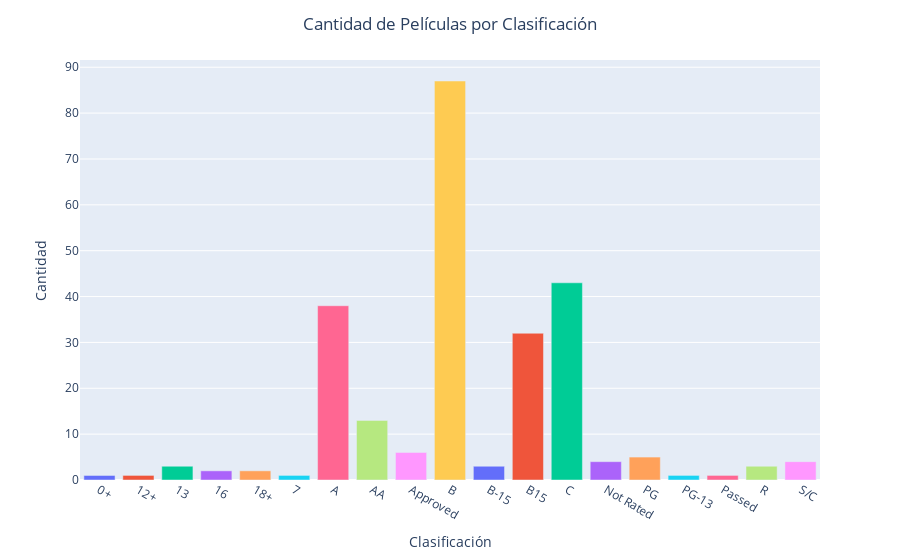

Notebook code for this chart:
### Code cell
# 4: Clasificación de Películas más Común
df_clasificacion_movie = dataset_movies.groupby(by="Clasification Movie",as_index=False,observed=True).size()
# df_clasificacion_movie.head()
bar_plot = px.bar(data_frame=df_clasificacion_movie,x="Clasification Movie",y="size",color="Clasification Movie")
bar_plot.update_layout(
    title = "Cantidad de Películas por Clasificación",
    title_x = 0.5,
    showlegend = False,
    hoverlabel = dict(
        bgcolor = 'blue',
        font_color = "white"
    ),
    xaxis_title = "Clasificación",
    yaxis_title = "Cantidad"
    
)
bar_plot.update_traces(
    hovertemplate = "Cantidad:%{y}<br>Clasificación:%{x}<extra></extra>"
)
bar_plot.show()

### Figure 1 — Plotly figure (JSON) as saved in the notebook; plotly's stock layout.template omitted (floating-point values rounded to 4 significant figures)
{"data": [{"alignmentgroup": "True", "hovertemplate": "Cantidad:%{y}<br>Clasificación:%{x}<extra></extra>", "legendgroup": "0+", "marker": {"color": "#636efa", "pattern": {"shape": ""}}, "name": "0+", "offsetgroup": "0+", "orientation": "v", "showlegend": true, "textposition": "auto", "type": "bar", "x": ["0+"], "xaxis": "x", "y": [1], "yaxis": "y"}, {"alignmentgroup": "True", "hovertemplate": "Cantidad:%{y}<br>Clasificación:%{x}<extra></extra>", "legendgroup": "12+", "marker": {"color": "#EF553B", "pattern": {"shape": ""}}, "name": "12+", "offsetgroup": "12+", "orientation": "v", "showlegend": true, "textposition": "auto", "type": "bar", "x": ["12+"], "xaxis": "x", "y": [1], "yaxis": "y"}, {"alignmentgroup": "True", "hovertemplate": "Cantidad:%{y}<br>Clasificación:%{x}<extra></extra>", "legendgroup": "13", "marker": {"color": "#00cc96", "pattern": {"shape": ""}}, "name": "13", "offsetgroup": "13", "orientation": "v", "showlegend": true, "textposition": "auto", "type": "bar", "x": ["13"], "xaxis": "x", "y": [3], "yaxis": "y"}, {"alignmentgroup": "True", "hovertemplate": "Cantidad:%{y}<br>Clasificación:%{x}<extra></extra>", "legendgroup": "16", "marker": {"color": "#ab63fa", "pattern": {"shape": ""}}, "name": "16", "offsetgroup": "16", "orientation": "v", "showlegend": true, "textposition": "auto", "type": "bar", "x": ["16"], "xaxis": "x", "y": [2], "yaxis": "y"}, {"alignmentgroup": "True", "hovertemplate": "Cantidad:%{y}<br>Clasificación:%{x}<extra></extra>", "legendgroup": "18+", "marker": {"color": "#FFA15A", "pattern": {"shape": ""}}, "name": "18+", "offsetgroup": "18+", "orientation": "v", "showlegend": true, "textposition": "auto", "type": "bar", "x": ["18+"], "xaxis": "x", "y": [2], "yaxis": "y"}, {"alignmentgroup": "True", "hovertemplate": "Cantidad:%{y}<br>Clasificación:%{x}<extra></extra>", "legendgroup": "7", "marker": {"color": "#19d3f3", "pattern": {"shape": ""}}, "name": "7", "offsetgroup": "7", "orientation": "v", "showlegend": true, "textposition": "auto", "type": "bar", "x": ["7"], "xaxis": "x", "y": [1], "yaxis": "y"}, {"alignmentgroup": "True", "hovertemplate": "Cantidad:%{y}<br>Clasificación:%{x}<extra></extra>", "legendgroup": "A", "marker": {"color": "#FF6692", "pattern": {"shape": ""}}, "name": "A", "offsetgroup": "A", "orientation": "v", "showlegend": true, "textposition": "auto", "type": "bar", "x": ["A"], "xaxis": "x", "y": [38], "yaxis": "y"}, {"alignmentgroup": "True", "hovertemplate": "Cantidad:%{y}<br>Clasificación:%{x}<extra></extra>", "legendgroup": "AA", "marker": {"color": "#B6E880", "pattern": {"shape": ""}}, "name": "AA", "offsetgroup": "AA", "orientation": "v", "showlegend": true, "textposition": "auto", "type": "bar", "x": ["AA"], "xaxis": "x", "y": [13], "yaxis": "y"}, {"alignmentgroup": "True", "hovertemplate": "Cantidad:%{y}<br>Clasificación:%{x}<extra></extra>", "legendgroup": "Approved", "marker": {"color": "#FF97FF", "pattern": {"shape": ""}}, "name": "Approved", "offsetgroup": "Approved", "orientation": "v", "showlegend": true, "textposition": "auto", "type": "bar", "x": ["Approved"], "xaxis": "x", "y": [6], "yaxis": "y"}, {"alignmentgroup": "True", "hovertemplate": "Cantidad:%{y}<br>Clasificación:%{x}<extra></extra>", "legendgroup": "B", "marker": {"color": "#FECB52", "pattern": {"shape": ""}}, "name": "B", "offsetgroup": "B", "orientation": "v", "showlegend": true, "textposition": "auto", "type": "bar", "x": ["B"], "xaxis": "x", "y": [87], "yaxis": "y"}, {"alignmentgroup": "True", "hovertemplate": "Cantidad:%{y}<br>Clasificación:%{x}<extra></extra>", "legendgroup": "B-15", "marker": {"color": "#636efa", "pattern": {"shape": ""}}, "name": "B-15", "offsetgroup": "B-15", "orientation": "v", "showlegend": true, "textposition": "auto", "type": "bar", "x": ["B-15"], "xaxis": "x", "y": [3], "yaxis": "y"}, {"alignmentgroup": "True", "hovertemplate": "Cantidad:%{y}<br>Clasificación:%{x}<extra></extra>", "legendgroup": "B15", "marker": {"color": "#EF553B", "pattern": {"shape": ""}}, "name": "B15", "offsetgroup": "B15", "orientation": "v", "showlegend": true, "textposition": "auto", "type": "bar", "x": ["B15"], "xaxis": "x", "y": [32], "yaxis": "y"}, {"alignmentgroup": "True", "hovertemplate": "Cantidad:%{y}<br>Clasificación:%{x}<extra></extra>", "legendgroup": "C", "marker": {"color": "#00cc96", "pattern": {"shape": ""}}, "name": "C", "offsetgroup": "C", "orientation": "v", "showlegend": true, "textposition": "auto", "type": "bar", "x": ["C"], "xaxis": "x", "y": [43], "yaxis": "y"}, {"alignmentgroup": "True", "hovertemplate": "Cantidad:%{y}<br>Clasificación:%{x}<extra></extra>", "legendgroup": "Not Rated", "marker": {"color": "#ab63fa", "pattern": {"shape": ""}}, "name": "Not Rated", "offsetgroup": "Not Rated", "orientation": "v", "showlegend": true, "textposition": "auto", "type": "bar", "x": ["Not Rated"], "xaxis": "x", "y": [4], "yaxis": "y"}, {"alignmentgroup": "True", "hovertemplate": "Cantidad:%{y}<br>Clasificación:%{x}<extra></extra>", "legendgroup": "PG", "marker": {"color": "#FFA15A", "pattern": {"shape": ""}}, "name": "PG", "offsetgroup": "PG", "orientation": "v", "showlegend": true, "textposition": "auto", "type": "bar", "x": ["PG"], "xaxis": "x", "y": [5], "yaxis": "y"}, {"alignmentgroup": "True", "hovertemplate": "Cantidad:%{y}<br>Clasificación:%{x}<extra></extra>", "legendgroup": "PG-13", "marker": {"color": "#19d3f3", "pattern": {"shape": ""}}, "name": "PG-13", "offsetgroup": "PG-13", "orientation": "v", "showlegend": true, "textposition": "auto", "type": "bar", "x": ["PG-13"], "xaxis": "x", "y": [1], "yaxis": "y"}, {"alignmentgroup": "True", "hovertemplate": "Cantidad:%{y}<br>Clasificación:%{x}<extra></extra>", "legendgroup": "Passed", "marker": {"color": "#FF6692", "pattern": {"shape": ""}}, "name": "Passed", "offsetgroup": "Passed", "orientation": "v", "showlegend": true, "textposition": "auto", "type": "bar", "x": ["Passed"], "xaxis": "x", "y": [1], "yaxis": "y"}, {"alignmentgroup": "True", "hovertemplate": "Cantidad:%{y}<br>Clasificación:%{x}<extra></extra>", "legendgroup": "R", "marker": {"color": "#B6E880", "pattern": {"shape": ""}}, "name": "R", "offsetgroup": "R", "orientation": "v", "showlegend": true, "textposition": "auto", "type": "bar", "x": ["R"], "xaxis": "x", "y": [3], "yaxis": "y"}, {"alignmentgroup": "True", "hovertemplate": "Cantidad:%{y}<br>Clasificación:%{x}<extra></extra>", "legendgroup": "S/C", "marker": {"color": "#FF97FF", "pattern": {"shape": ""}}, "name": "S/C", "offsetgroup": "S/C", "orientation": "v", "showlegend": true, "textposition": "auto", "type": "bar", "x": ["S/C"], "xaxis": "x", "y": [4], "yaxis": "y"}], "layout": {"barmode": "relative", "hoverlabel": {"bgcolor": "blue", "font": {"color": "white"}}, "legend": {"title": {"text": "Clasification Movie"}, "tracegroupgap": 0}, "margin": {"t": 60}, "showlegend": false, "title": {"text": "Cantidad de Películas por Clasificación", "x": 0.5}, "xaxis": {"anchor": "y", "categoryarray": ["0+", "12+", "13", "16", "18+", "7", "A", "AA", "Approved", "B", "B-15", "B15", "C", "Not Rated", "PG", "PG-13", "Passed", "R", "S/C"], "categoryorder": "array", "domain": [0, 1], "title": {"text": "Clasificación"}}, "yaxis": {"anchor": "x", "domain": [0, 1], "title": {"text": "Cantidad"}}}}
